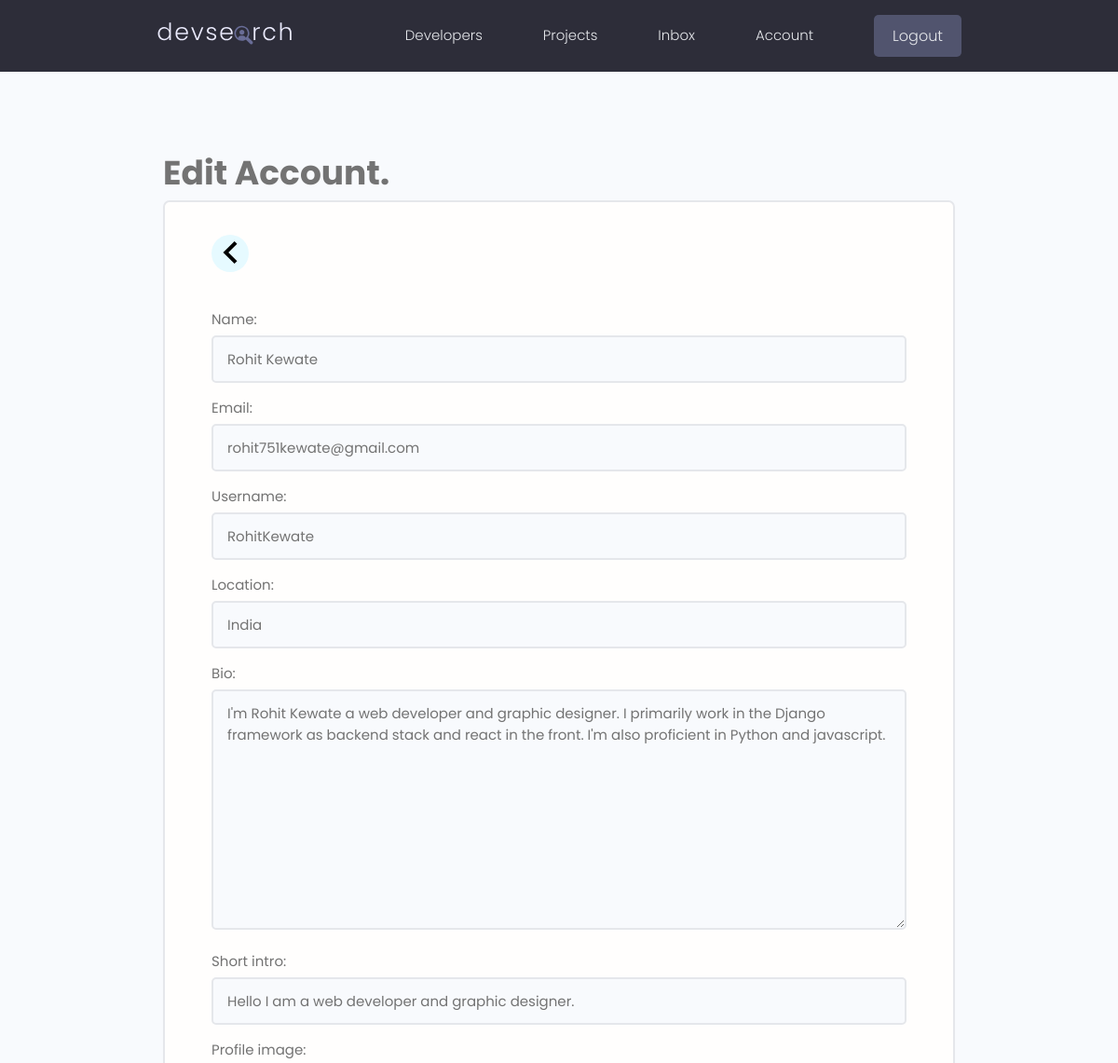
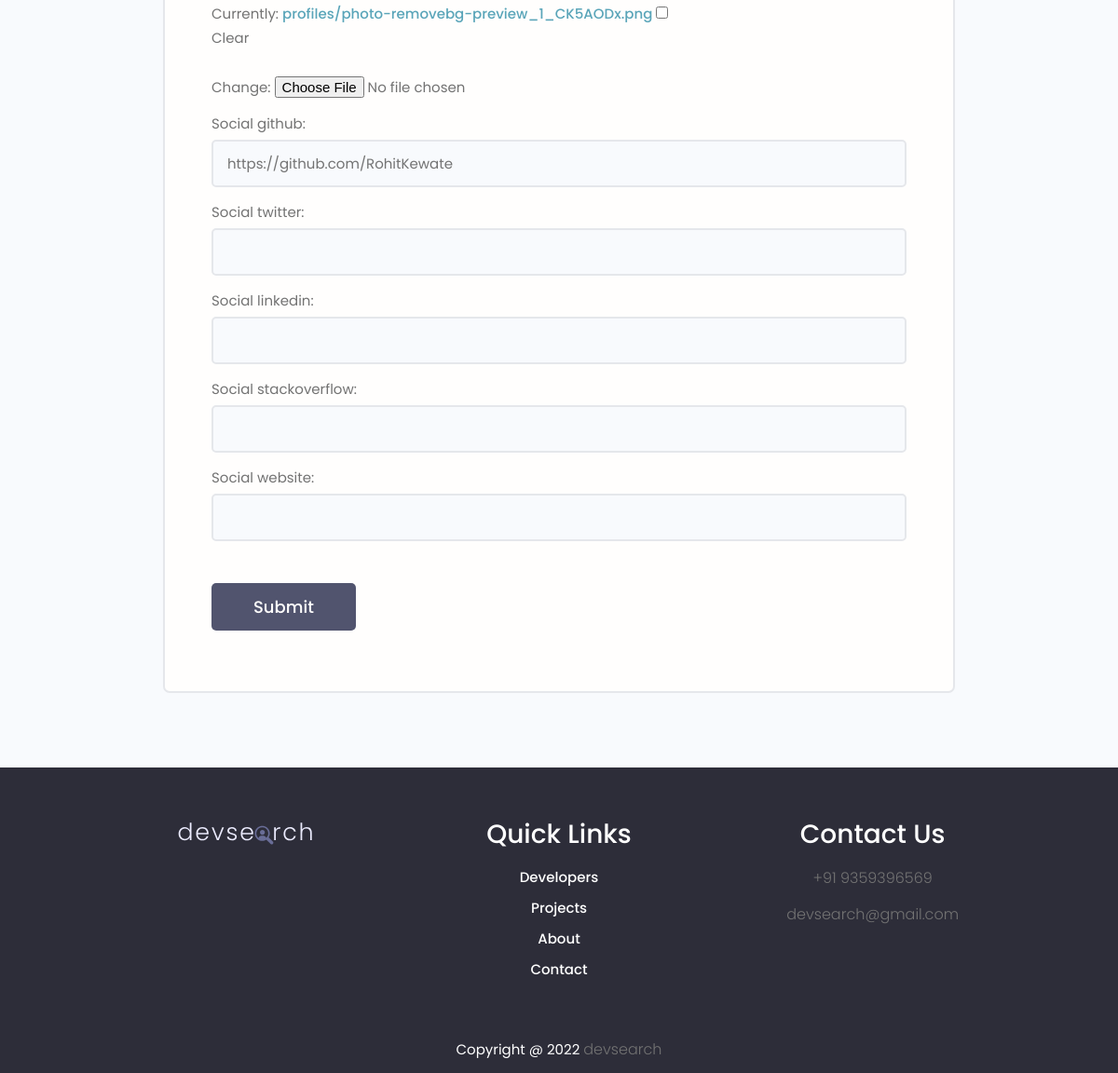
The page /users/edit-account/ (signed in) on the database its author committed (2 pictures, top to bottom).
### users/models.py (models this page shows, shortened)
class profile(models.Model):
    user = models.OneToOneField(
        User,  on_delete=models.CASCADE, null=True, blank=True)
    name = models.CharField(max_length=200, null=True, blank=True)
    email = models.EmailField(max_length=500, null=True, blank=True)
    username = models.CharField(max_length=200, null=True, blank=True)
    location = models.CharField(max_length=200, null=True, blank=True)
    short_intro = models.CharField(max_length=200, null=True, blank=True)
    bio = models.TextField(null=True, blank=True)
    profile_image = models.ImageField(
        null=True, blank=True, upload_to='profiles/', default="profiles/avatar.svg")
    social_github = models.CharField(max_length=200, null=True, blank=True)
    social_twitter = models.CharField(max_length=200, null=True, blank=True)
    social_linkedin = models.CharField(max_length=200, null=True, blank=True)
    social_stackoverflow = models.CharField(
        max_length=200, null=True, blank=True)
    social_website = models.CharField(max_length=200, null=True, blank=True)
    created = models.DateTimeField(auto_now_add=True)
    id = models.UUIDField(default=uuid.uuid4, unique=True,
                          primary_key=True, editable=False)
    class Meta:
        ordering = ['created']

### users/views.py (the view)
# urls.py: path('edit-account/', views.editAccount, name='edit-account-page'),
@login_required(login_url="login-page")
def editAccount(request):
    profile = request.user.profile
    form = ProfileForm(instance=profile)
    profile = request.user.profile
    if request.method == 'POST':
        form = ProfileForm(request.POST, request.FILES, instance=profile)
        if form.is_valid():
            form.save()
            return redirect('user-account-page')
    context = {'form': form}
    return render(request, 'users/profile_form.html', context)

### users/forms.py
class ProfileForm(ModelForm):
    class Meta:
        model = profile
        fields = ['name', 'email', 'username', 'location', 'bio', 'short_intro', 'profile_image',
                  'social_github', 'social_twitter', 'social_linkedin', 'social_stackoverflow', 'social_website']
    def __init__(self, *args, **kwargs):
        super(ProfileForm, self).__init__(*args, **kwargs)
        for name, field in self.fields.items():
            field.widget.attrs.update({'class': 'input'})

### users/templates/users/profile_form.html (shortened to what this page needs)
{% extends 'base.html' %}
{% load static %}
{% block content %}
<main class="formPage my-xl">
    <div class="content-box">
        <h2>Edit Account.</h2>
        <div class="formWrapper">
            <a class="backButton" href="{% url 'profile-page' %}">
              <svg xmlns="http://www.w3.org/2000/svg" width="24" height="24" viewBox="0 0 24 24"><path d="M16.67 0l2.83 2.829-9.339 9.175 9.339 9.167-2.83 2.829-12.17-11.996z"/></svg>
            </a>
            <br>
            <form class="form" action = "{% url 'edit-account-page' %}"   method="POST" enctype="multipart/form-data">
              {% for field in form %}
              <div class="form__field">
                <label for="formInput#text">{{ field.label }}: </label>
                {{ field }}
            </div>
              {% endfor %}
                <input class="btn btn--sub btn--lg  my-md" type="submit" value="Submit" />
            </form>
        </div>
    </div>
  </main>
{% endblock content %}

### static/styles/app.css (style rules this page uses)
:root { --color-sub: #2d2d39; }
.btn--sub { background-color: var(--color-sub-light); }
.content-box { width: 95%; max-width: 85rem; margin: 0 auto; }
.backButton { background: var(--color-main-light); color: var(--color-main); width: 4rem; height: 4rem; display: flex; align-items: center; justify-content: center; border-radius: 50%; }
.formPage .formWrapper { list-style: none; background: var(--color-white); padding: 3.5rem 5rem; border: 2px solid var(--color-light); border-radius: 0.7rem; }

### static/uikit/styles/modules/_variables.css (style rules this page uses)
:root { --color-main: #5aa5b9; --color-main-light: #e6faff; --color-sub: #3f4156; --color-sub-light: #51546e; --color-sub-lighter: #ededfd; --color-text: #737373; --color-gray: #8b8b8b; --color-light: #e5e7eb; --color-light-gray: #767676; --color-bg: #f8fafd; --color-white: #fffefd; --color-white-light: #f3f3f3; --color-success: #359e64; --color-success-bg: #def8e8; --color-error: #fc4b0b; --color-error-bg: #fff2ee; --font-base: 'Poppins', arial, helvetica, 'Segoe UI', roboto, ubuntu, sans-serif; --font-monospace: 'Fira Code', 'Courier New', courier, monospace; --font-regular: 300; --font-medium: 500; --font-bold: 700; --generic-shadow: 1px 1px 5px #00000010; --generic-transition: all 0.3s ease-in-out; }

### static/uikit/styles/modules/_base.css (style rules this page uses)
* { margin: 0; padding: 0; box-sizing: border-box; text-rendering: optimizeLegibility; color: inherit; font-size: inherit; }
html { font-size: 50%; }
@media only screen and (min-width: 480px) { html { font-size: 56.25%; } }
@media only screen and (min-width: 1200px) { html { font-size: 62.5%; } }
body { line-height: 1.6; font-weight: 400; font-size: 1.5rem; color: var(--color-text); background-color: var(--color-bg); min-height: 100vh; }

### static/uikit/styles/modules/_typography.css (style rules this page uses)
* { font-family: var(--font-base); }
h2 { font-size: 3.6rem; font-weight: var(--font-bold); }
a { padding-bottom: 2px; text-decoration: none; display: inline-block; color: var(--color-main); font-weight: var(--font-medium); }

### static/uikit/styles/modules/_utilities.css (style rules this page uses)
.my-md { margin: 3rem auto; }
.my-xl { margin: 8rem auto; }

### static/uikit/styles/modules/_button.css (style rules this page uses)
.btn { display: inline-block; position: relative; cursor: pointer; background-color: var(--color-light); font-weight: var(--font-medium); color: var(--color-sub); text-decoration: none; padding: 1rem 2rem; border-radius: 0.5rem; border: none; width: -webkit-fit-content; width: -moz-fit-content; width: fit-content; height: -webkit-fit-content; height: -moz-fit-content; height: fit-content; font-size: 1.6rem; outline-width: 0; outline-color: transparent; -webkit-backface-visibility: hidden; backface-visibility: hidden; transition: all 0.3s ease-in-out; }
.btn--sub { background-color: var(--color-sub); color: var(--color-white); }
.btn--lg { font-size: 1.8rem; padding: 1.2rem 4.5rem; }

### static/uikit/styles/modules/_form.css (style rules this page uses)
.form { display: block; }
.form__field { margin-top: 1.5rem; margin-bottom: 1.5rem; }
.form__label, .form__field > label { display: block; margin-bottom: 0.5rem; color: var(--color-text); }
input.input[type='text'], input.input[type='email'], input.input[type='password'], input.input[type='number'], select.input, textarea.input { min-width: 24rem; width: 100%; padding: 1.2rem 1.5rem; border-radius: 0.5rem; border: 2px solid var(--color-light); transition: all 0.3s ease-in-out; background-color: var(--color-bg); }

### rows shown on the page
profile: form "Rohit Kewate" "rohit751kewate@gmail.com" "RohitKewate" "India" "I'm Rohit Kewate a web developer and graphic designer. I primarily work in the Django framework as backend stack and react in the front. I'm also proficient in Python and javascript." "Hello I am a web developer and graphic designer." "https://github.com/RohitKewate"

### other values the page prints
{{ field.label }} "Name" "Email" "Username" "Location" "Bio" "Short intro" "Profile image" "Social github" "Social twitter" "Social linkedin" "Social stackoverflow" "Social website"
